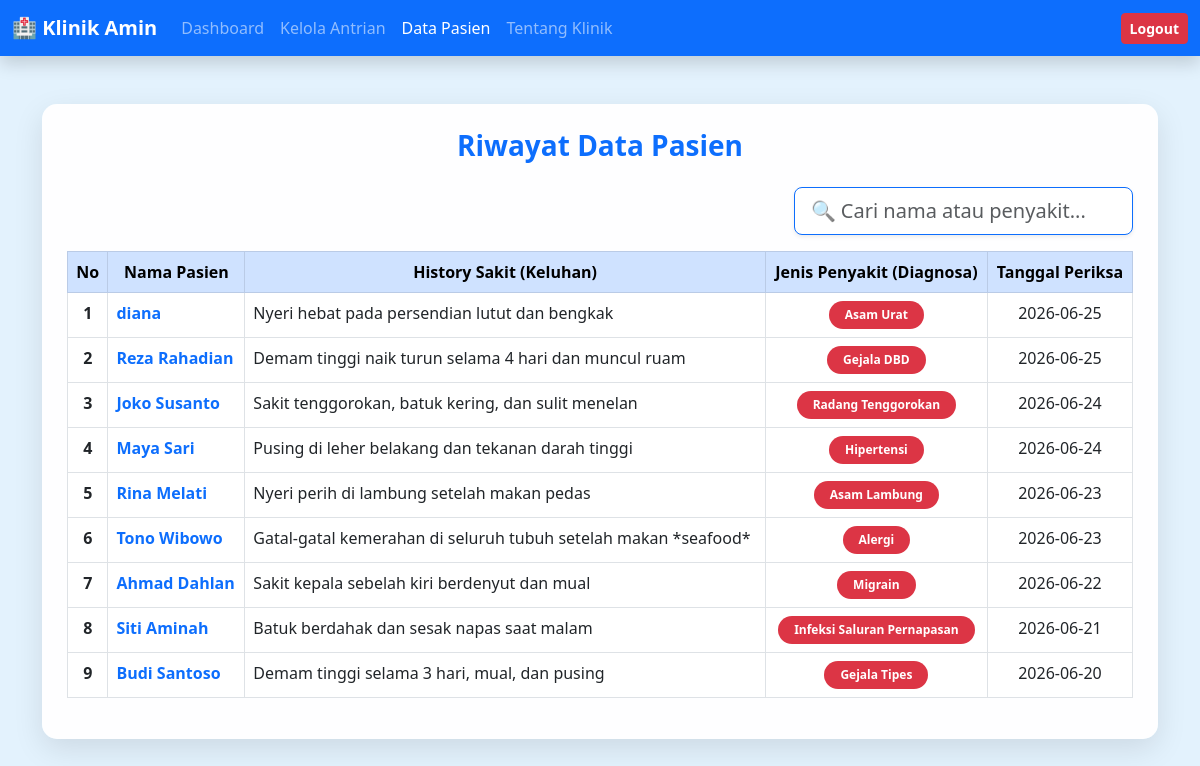
The app's page /data_pasien.php (signed in) with its own data.
### tables this page shows
CREATE TABLE `pasien` (
  `id_pasien` int(11) NOT NULL,
  `nama_pasien` varchar(100) DEFAULT NULL,
  `riwayat_sakit` text DEFAULT NULL,
  `jenis_penyakit` varchar(100) DEFAULT NULL,
  `tanggal_periksa` date DEFAULT NULL
);

### data_pasien.php (the view, shortened to what this page needs)
<?php
include 'koneksi.php';
$query = mysqli_query($conn, "SELECT * FROM pasien ORDER BY tanggal_periksa DESC");
?>
<!DOCTYPE html>
<html lang="id">
<head>
    <link href="https://cdn.jsdelivr.net/npm/bootstrap@5.3.0/dist/css/bootstrap.min.css" rel="stylesheet">
</head>
<body>
    <nav class="navbar navbar-expand-lg navbar-dark bg-primary shadow sticky-top">
        <div class="container-fluid">
            <a class="navbar-brand fw-bold" href="dashboard.php">🏥 Klinik Amin</a>
            <div class="collapse navbar-collapse">
                <ul class="navbar-nav me-auto">
                    <li class="nav-item"><a class="nav-link" href="dashboard.php">Dashboard</a></li>
                    <li class="nav-item"><a class="nav-link" href="kelola_antrian.php">Kelola Antrian</a></li>
                    <li class="nav-item"><a class="nav-link active" href="data_pasien.php">Data Pasien</a></li>
                    <li class="nav-item"><a class="nav-link" href="tentang.php">Tentang Klinik</a></li>
                </ul>
                <a href="logout.php" class="btn btn-danger btn-sm fw-bold">Logout</a>
            </div>
        </div>
    </nav>
    <div class="container mt-5 mb-5">
        <div class="konten-kaca">
            <h3 class="fw-bold mb-4 text-center text-primary">Riwayat Data Pasien</h3>
            <div class="row mb-3 justify-content-end">
                <div class="col-md-4">
                    <input type="text" id="inputPencarian" class="form-control form-control-lg shadow-sm border-primary" placeholder="🔍 Cari nama atau penyakit..." autocomplete="off">
                </div>
            </div>
            <div class="table-responsive">
                <table class="table table-hover table-bordered bg-white">
                    <thead class="table-primary text-center">
                        <tr>
                            <th>No</th>
                            <th>Nama Pasien</th>
                            <th>History Sakit (Keluhan)</th>
                            <th>Jenis Penyakit (Diagnosa)</th>
                            <th>Tanggal Periksa</th>
                        </tr>
                    </thead>
                    <tbody id="tabelPasien">
                        <?php $no = 1; while($row = mysqli_fetch_assoc($query)): ?>
                        <tr>
                            <td class="text-center fw-bold"><?php echo $no++; ?></td>
                            <td class="fw-bold text-primary"><?php echo $row['nama_pasien']; ?></td>
                            <td><?php echo $row['riwayat_sakit']; ?></td>
                            <td class="text-center"><span class="badge bg-danger rounded-pill px-3 py-2"><?php echo $row['jenis_penyakit']; ?></span></td>
                            <td class="text-center"><?php echo $row['tanggal_periksa']; ?></td>
                        </tr>
                        <?php endwhile; ?>
                    </tbody>
                </table>
            </div>
        </div>
    </div>
</body>
</html>

### data_pasien.php (style rules this page uses)
body { background-color: #e3f2fd; background-image: url('https://www.transparenttextures.com/patterns/medical-icons.png'); animation: gerakBackground 15s ease-in-out infinite alternate; }
.konten-kaca { background: rgba(255, 255, 255, 0.95); border-radius: 15px; padding: 25px; box-shadow: 0 10px 30px rgba(0,0,0,0.1); }

### records on screen
pasien: nama_pasien "diana", riwayat_sakit "Nyeri hebat pada persendian lutut dan bengkak", jenis_penyakit "Asam Urat", tanggal_periksa "2026-06-25"
pasien: nama_pasien "Reza Rahadian", riwayat_sakit "Demam tinggi naik turun selama 4 hari dan muncul ruam", jenis_penyakit "Gejala DBD", tanggal_periksa "2026-06-25"
pasien: nama_pasien "Joko Susanto", riwayat_sakit "Sakit tenggorokan, batuk kering, dan sulit menelan", jenis_penyakit "Radang Tenggorokan", tanggal_periksa "2026-06-24"
pasien: nama_pasien "Maya Sari", riwayat_sakit "Pusing di leher belakang dan tekanan darah tinggi", jenis_penyakit "Hipertensi", tanggal_periksa "2026-06-24"
pasien: nama_pasien "Rina Melati", riwayat_sakit "Nyeri perih di lambung setelah makan pedas", jenis_penyakit "Asam Lambung", tanggal_periksa "2026-06-23"
pasien: nama_pasien "Tono Wibowo", riwayat_sakit "Gatal-gatal kemerahan di seluruh tubuh setelah makan *seafood*", jenis_penyakit "Alergi", tanggal_periksa "2026-06-23"
pasien: nama_pasien "Ahmad Dahlan", riwayat_sakit "Sakit kepala sebelah kiri berdenyut dan mual", jenis_penyakit "Migrain", tanggal_periksa "2026-06-22"
pasien: nama_pasien "Siti Aminah", riwayat_sakit "Batuk berdahak dan sesak napas saat malam", jenis_penyakit "Infeksi Saluran Pernapasan", tanggal_periksa "2026-06-21"
pasien: nama_pasien "Budi Santoso", riwayat_sakit "Demam tinggi selama 3 hari, mual, dan pusing", jenis_penyakit "Gejala Tipes", tanggal_periksa "2026-06-20"
